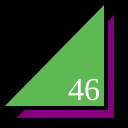
Frame 1 (no input)
Frame 60 (no input): identical to frame 1, image omitted
Frame 120 (the mouse pressed at the canvas centre since frame 60): identical to frame 1, image omitted

The p5.js sketch that drew this single still picture (run headless with seeded random() and noise() and a simulated clock; from frame 60 on, the mouse is pressed at the canvas centre):

// p5.js sketch
// ── sketch.js
function setup() {
  createCanvas(128,128);
}

function draw() {
  background(0);
  strokeWeight(4);
  fill(128, 0, 128);
  triangle(12,120,116,120,116,10);
  fill(94, 185, 84);
  triangle(0,108,106,108,106,0);
  fill(255);
  textSize(32);
  textFont("serif");
  text("46", 68, 100);
}
